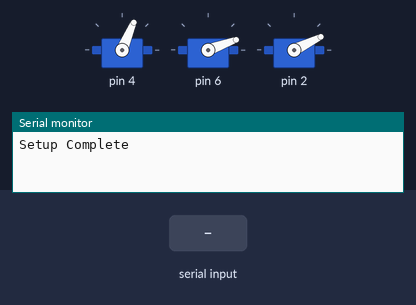
Recording of a sketch running on a simulated Arduino Uno, built with avr-gcc and run on an emulated ATmega328P. Shown: 3 × servo, the last lines printed to the serial monitor. The test bench sets the inputs (shaded band).

Above: at 2.1 s.
2.2 s: "point 2\n" received over Serial
At 2.6 s:
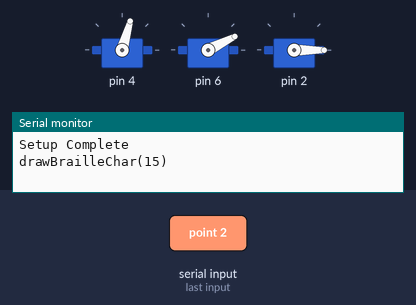
At 21.3 s:
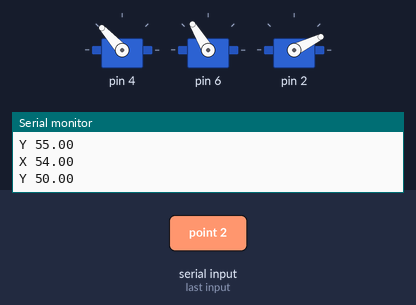
Timing chart, 0 to 21.9 s (numbered marks = the images above; inputs shaded):
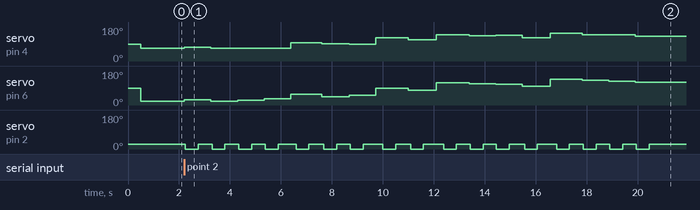

The sketch:

braillebot.ino
```cpp
#include "linkageXY.h"
#include "vec2.h"
#include "braille.h"

#define X_BOUNDS 70

vec2f ORIGIN = {0,60};

vec2f currentCharPos = ORIGIN;

vec2f CHAR_SPACING = {9,10};

vec2f DOT_SPACING  = {4.5,5};

vec2f CORNER_SPACING = {DOT_SPACING.x+CHAR_SPACING.x, DOT_SPACING.y*2+CHAR_SPACING.y};

int complete = 0;

int mirror = 0;

void setup() {
  absoluteMode = 1;
  // For debugging and GCode communication
  Serial.begin(9600);
  // lower arm, upper arm, pen up
  attachServoPins(4,6,2);
  setPenUp(1);
  computeServoAngles(ORIGIN);
  currentPos = ORIGIN;
  Serial.println("Setup Complete");
}

// If embossing, use inverted
void drawBrailleChar(char c, vec2f upperLeft, vec2f spacing) {
  Serial.print("drawBrailleChar(");
  Serial.print((int)c);
  Serial.println(")");
  unsigned char encoding = brailleDots[(int)c];
  for (int x = 0; x < 2; ++x) {
    for (int y = 0; y < 3; ++y) {
      if (isBitSet(encoding, x*3+y)) {
        int xOff = 1-x;
        float xf = upperLeft.x + (xOff*spacing.x);
        float yf = upperLeft.y - (y*spacing.y);
        if (mirror) {
          xf = X_BOUNDS-xf;
        }
        makeDot({xf,yf});
      }
    }
  }
}

void advanceRow() {
  currentCharPos.y -= CORNER_SPACING.y;
  currentCharPos.x = ORIGIN.x;
  float bottomY = currentCharPos.y - CORNER_SPACING.y + CHAR_SPACING.y;
  if (bottomY < 0) {
    complete = 1;
  }
}

void advanceSpacing() {
  currentCharPos.x += CORNER_SPACING.x;
  if (currentCharPos.x + DOT_SPACING.x > X_BOUNDS) {
    advanceRow();
  }
}

char LOWER_A = 'a';
char UPPER_A = 'A';

void doBraille(char c) {
  if (!complete) {
    char brailleIdx;
    int doit = 0;
    if (c == ' ') {
      advanceRow();
    } else if (c >= UPPER_A && c < UPPER_A+26) { // Uppercase
      brailleIdx = c - UPPER_A;
      doit = 1;
    } else if (c >= LOWER_A && c < LOWER_A+26) {
      brailleIdx = c - LOWER_A;
      doit = 1;
    }
    if (doit) {
      drawBrailleChar(brailleIdx, currentCharPos, DOT_SPACING);
      advanceSpacing();
    }
  }
}

// Just for funsies
void doALittleDance() {
  int penUpPrev = penUp;
  vec2f oldPos = currentPos;
  setPenUp(1);
  lineTo({35,-5});
  for (int i = 0; i < 5; ++i) {
    lineTo({45,-5});
    lineTo({25,-5});
  }

  // Four corners
  lineTo({0,0});
  lineTo({0,75});
  lineTo({75,0});
  lineTo({75,75});

  vec2f C = {35,10};
  float radius = 15;
  for (float theta = -0.5*3.14159; theta < 5.5*3.14159; theta += 0.05) {
    float dx = cos(theta)*radius;
    float dy = sin(theta)*radius;
    lineTo({C.x+dx,C.y+dy});
  }

  for (int i = 0; i < 3; ++i) {
    fastPenUpFar(0);
    fastPenUpFar(1);
  }
  fastPenUpFar(0);
  setPenUp(1);
  lineTo(oldPos);
  setPenUp(penUpPrev);

}

void loop() {
  if (Serial.available() > 0) {
    char c = Serial.read(); //Reading a character at a time
    if(c == ' ' || (c >= UPPER_A && c < UPPER_A+26) || (LOWER_A && c < LOWER_A+26)) {
      doBraille(c);
    }
    if(c == '$') {
      complete = 0;
      currentCharPos = ORIGIN;
    }
    if(c == '*') { // Reverse mode
      mirror = (mirror == 0);
      Serial.println(mirror ? "EMBOSS" : "DRAW");
    }
    if (c == '!') {
      doALittleDance();
    }
  }
}
```

braille.h
```cpp
#pragma once
// 3 0
// 4 1
// 5 2
unsigned char brailleDots[] = { //Using octal
  010,
  030,
  011,
  013,
  012,
  031,
  033,
  032,
  021,
  023,
  050,
  070,
  051,
  053,
  052,
  071,
  073,
  072,
  061,
  063,
  054,
  074,
  027,
  055,
  057,
  056
};

int isBitSet(unsigned char set, int bt) {
  return ((set >> bt) & 1) == 1;
}
```

linkageXY.h
```cpp
#pragma once
#include <Servo.h>
#include "vec2.h"

// Constants, would be good to move out
#define DEGREES_PER_RADIAN 57.295779513

// Kinematic Constants from https://github.com/bdring/DrawBot_Badge/blob/master/DrawBot_Badge/servo.h
// work area
#define MIN_WORK_X -30.0 // outside work area, but useful for calibration
#define MAX_WORK_X 75.0
#define MIN_WORK_Y 0.0
#define MAX_WORK_Y 75.0
// arm lengths
#define LEN_PEN_FOREARM   55.0
#define L_PEN_UPPERARM    30.0
#define LEN_LOWER_CRANK   50.0
#define LEN_UPPER_CRANK   30.0
#define LEN_MID_LINK      60.0
// static positions
#define SERVO_A_X 24.0
#define SERVO_A_Y 91.1
#define SERVO_B_X SERVO_A_X // both have same x position
#define SERVO_B_Y 103.1

// Servos
Servo servoA;
Servo servoB;
Servo servoZ;

vec2f currentPos;
int penUp;
int absoluteMode;
float feedrate;

// TODO: servo writeMicroseconds for finer control.
vec2i currentServoPos;

void setServoPos(vec2i pos) {
  currentServoPos = pos;
  servoA.write(pos.x);
  servoB.write(pos.y);
}

void setPenUp(int up) {
  if (up != penUp) {
    penUp = up;
    servoZ.write(up ? 26 : 0);
    delay(500);
  }
}

void fastPenUpFar(int up) {
  if (up != penUp) {
    penUp = up;
    servoZ.write(up ? 45 : 0);
    delay(100);
  }
}


void setDefault() {
  vec2i pos = {120,120};
  setServoPos(pos);
  setPenUp(1);
}


void move(vec2i pos) {
  int distDelay = max(10,(int)Linf_dist(currentServoPos, pos)*7);
  setServoPos(pos);
  delay(distDelay);
}

void dot() {
  setPenUp(0);
  setPenUp(1);
}

void plot(vec2i pos) {
  move(pos);
  dot();
}


// Adopted from https://github.com/bdring/DrawBot_Badge/blob/master/DrawBot_Badge/servo.cpp#L337
// Will probably modify
int circle_circle_intersection(vec2f c0, float r0,  // x,y and radius
                               vec2f c1, float r1,
                               vec2f* i0, // intersection
                               vec2f* i1) {
  double a, dx, dy, d, h, rx, ry;
  double x2, y2;

  /* dx and dy are the vertical and horizontal distances between
   * the circle centers.
   */
  dx = c1.x - c0.x;
  dy = c1.y - c0.y;

  /* Determine the straight-line distance between the centers. */
  d = hypot(dx,dy); // Suggested by Keith Briggs

  /* Check for solvability. */
  if (d > (r0 + r1) || d < fabs(r0 - r1)) {
    /* No solution. Circles either do not intersect or are contained in each other */
    return 0;
  }

  // 'point 2' is the point where the line through the circle
  // intersection points crosses the line between the circle centers.


  /* Determine the distance from point 0 to point 2. */
  a = ((r0*r0) - (r1*r1) + (d*d)) / (2.0 * d) ;

  /* Determine the coordinates of point 2. */
  x2 = c0.x + (dx * a/d);
  y2 = c0.y + (dy * a/d);

  // Determine the distance from point 2 to either of the
  // intersection points.
  h = sqrt((r0*r0) - (a*a));

  /* Now determine the offsets of the intersection points from
   * point 2.
   */
  rx = -dy * (h/d);
  ry = dx * (h/d);

  /* Determine the absolute intersection points. */
  *i0 = {x2 + rx,y2 + ry};
  *i1 = {x2 - rx,y2 - ry};

  return 1;
}

// Modified from https://github.com/bdring/DrawBot_Badge/blob/master/DrawBot_Badge/servo.cpp#L213
void computeServoAngles(vec2f pos) {
  float angle_servo_a, angle_servo_b; // the angle of servo arms relative to machine
  vec2f isect0, isect1; // two possible intersection points
  vec2f pin1, pin2, pin3;

  // ============== find the location of pin1 ========================
  if (circle_circle_intersection(pos, LEN_PEN_FOREARM,  // pen location and arm length
                               {SERVO_A_X, SERVO_A_Y}, LEN_LOWER_CRANK, // servo a location and arm length
                               &isect0, &isect1) == 0) {
    Serial.println("pin1 calc fail");
    return;
  }

  // Right-most link is correct
  pin1 = (isect0.x > isect1.x) ? isect0 : isect1;

  // ============== find the angle of Servo A =======================
  angle_servo_a = atan2(pin1.y - SERVO_A_Y, pin1.x - SERVO_A_X);

  // =============== find location of pin2 ========================
  float R = ((LEN_PEN_FOREARM + L_PEN_UPPERARM)/LEN_PEN_FOREARM);
  pin2.x = ((pin1.x-pos.x)*R)+pos.x;
  pin2.y = ((pin1.y-pos.y)*R)+pos.y;

  // ============== find the location of pin3 ========================
  if (circle_circle_intersection(pin2, LEN_MID_LINK,  // pen location and arm length
                               {SERVO_B_X, SERVO_B_Y}, LEN_UPPER_CRANK, // servo a location and arm length
                               &isect0, &isect1) == 0) {
    Serial.println("pin3 calc fail");
    return;
  }

  // Larger Y is correct
  pin3 = (isect0.y > isect1.y) ? isect0 : isect1;

  // ============== find the angle of Servo B =======================
  angle_servo_b = atan2(pin3.y - SERVO_B_Y, pin3.x - SERVO_B_X);

  float a_degrees = angle_servo_a*DEGREES_PER_RADIAN;
  float b_degrees = angle_servo_b*DEGREES_PER_RADIAN;
  // Lots of diagramming to get these constants
  int a_calibrated = a_degrees + 120;
  int b_calibrated = b_degrees + 30;

  move({a_calibrated,b_calibrated});
  /*Serial.print("A: ");
  Serial.println(a_degrees);
  Serial.print("B: ");
  Serial.println(b_degrees);*/

}


#define LINE_STEP 1.0

// Prints a [s]tring and then a [f]loat
void printsf(const char *code,float val) {
  Serial.print(code);
  Serial.println(val);
}

void makeDot(vec2f d) {
  computeServoAngles(d);
  currentPos = d;
  dot();
  printsf("X ", d.x);
  printsf("Y ", d.y);
}
void goToOrigin() {
  setPenUp(1);
  computeServoAngles({0,0});
  currentPos = {0,0};
}

// Adapted from https://en.wikipedia.org/wiki/Bresenham%27s_line_algorithm
void line(vec2f p0, vec2f p1) {
  vec2f delta = subf(p1,p0);
  if (delta.x == 0.0f) {// Handle (vertical line)
    float x = p0.x;
    float yInc = (delta.y>0) ? LINE_STEP : -LINE_STEP;
    for (float y = p0.y; abs(y-p0.y) <= abs(delta.y); y += yInc) {
      computeServoAngles({x,y});
    }
  } else {
    float deltaerr = abs((float)delta.y / (float)delta.x);
    float sgnDY = (float)((delta.y > 0) - (delta.y < 0));
    float error = 0.0f; // No error at start
    float y = p0.y;
    float xInc = (delta.x>0) ? LINE_STEP : -LINE_STEP;
    for (float x = p0.x; abs(x-p0.x) <= abs(delta.x); x += xInc) {
      //printsf("x ", x);
      //printsf("y ", y);
      computeServoAngles({x,y});
      error = error + deltaerr;
      if (error >= 0.5f) {
        y = y + sgnDY;
        error -= 1.0f;
      }
    }
  }
}
// Adapted from https://en.wikipedia.org/wiki/Bresenham%27s_line_algorithm
void dotLine(vec2i p0, vec2i p1) {
  vec2i delta = sub(p1,p0);
  if (delta.x == 0) {// Handle (vertical line)
    int x = p0.x;
    for (int y = p0.y; y <= p1.y; ++y) {
      plot({x,y});
    }
  } else {
    float deltaerr = abs((float)delta.y / (float)delta.x);
    int sgnDY = (delta.y > 0) - (delta.y < 0);
    float error = 0.0f; // No error at start
    int y = p0.y;
    int xInc = (delta.x>0) ? 1 : -1;
    for (int x = p0.x; x != (p1.x + xInc); x += xInc) {
      plot({x,y});//plot({x,y});
      error = error + deltaerr;
      if (error >= 0.5f) {
        y = y + sgnDY;
        error -= 1.0f;
      }
    }
  }
}

void recenter() {
  move({60, 80});
}

void lineTo(vec2f p) {
  line(currentPos,p);
  currentPos = p;
}

void attachServoPins(int aPin, int bPin, int zPin) {
  servoA.attach(aPin); // lower arm
  servoB.attach(bPin); // upper arm
  servoZ.attach(zPin); // underneath
}
```

vec2.h
```cpp
#pragma once

struct vec2i {
  int x, y;
};
struct vec2f {
  float x, y;
};


vec2i sub(vec2i p1, vec2i p0) {
  return {p1.x - p0.x, p1.y - p0.y};
}

vec2f subf(vec2f p1, vec2f p0) {
  return {p1.x - p0.x, p1.y - p0.y};
}

float dist(vec2i p0, vec2i p1) {
  vec2i diff = sub(p1,p0);
  return sqrt(diff.x*diff.x+diff.y*diff.y);
}

float Linf_dist(vec2i p0, vec2i p1) {
  vec2i diff = sub(p1,p0);
  return max(abs(diff.x),abs(diff.y));
}
```
